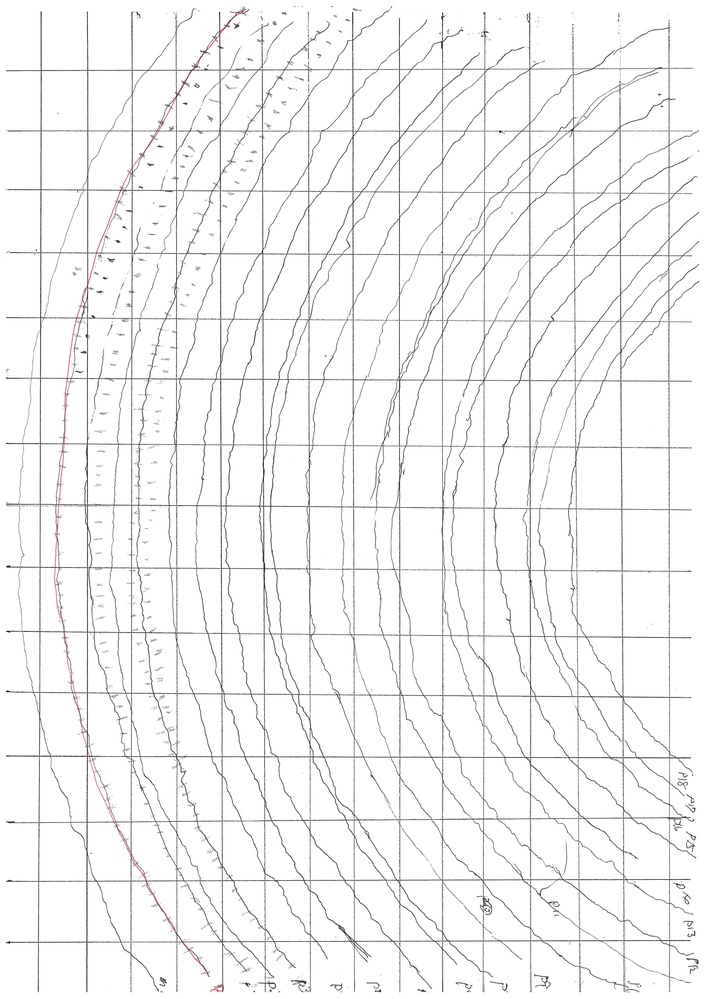
#> input picture assets/arm_tracking_raw.jpg, 706 x 999 px, shrunk from 2482 x 3510 before the run
$ python overlap.py arm_tracking_raw.jpg __overlap_flip_try_fuji04.jpg
#> lines starting #> are read from the running program, lines starting #| are printed output that depends on the picture
import sys
import cv2 as cv


def main():
    tracking_path = sys.argv[1]
    fuji_path = sys.argv[2]
    #img_arm_tracking = cv.imread("arm_tracker/arm_tracking.jpg", 0)
    img_arm_tracking = cv.imread(tracking_path, 0)
#> img_arm_tracking: shape (999, 706); min 1, max 255, mean 244.4
    ret, mask = cv.threshold(img_arm_tracking, 0, 255, cv.THRESH_OTSU)
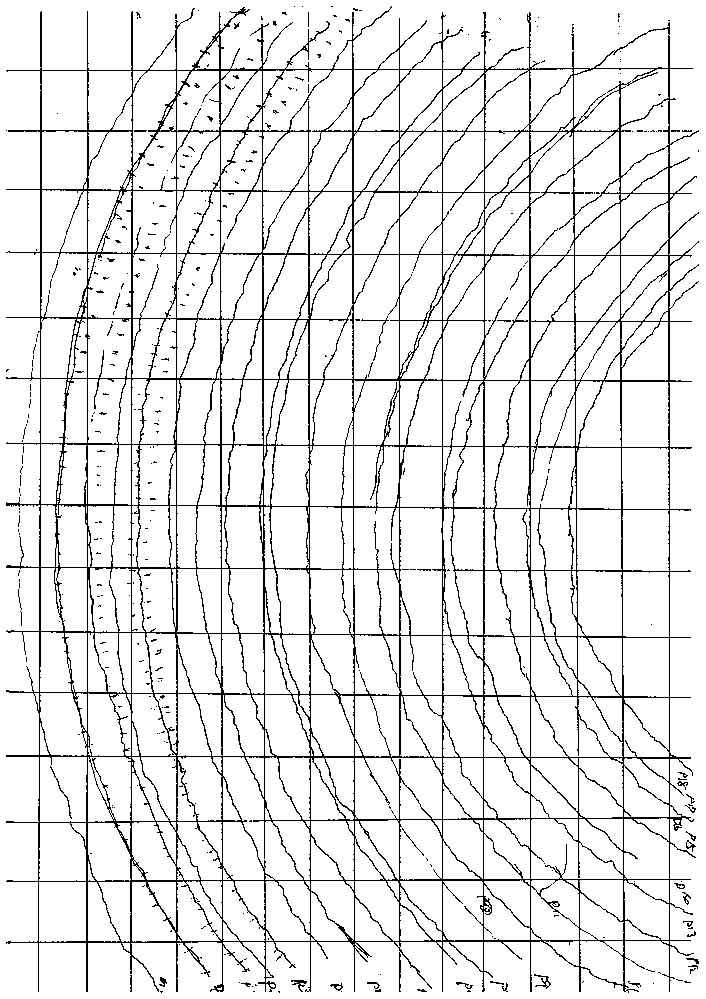
#> mask: shape (999, 706); 91.1% white; black in thin lines or dots
#> ret = 204
    #mask_inv = cv.bitwise_not(mask)
    #cv.imwrite("mask.jpg", mask)

    img_fuji = cv.imread(fuji_path)
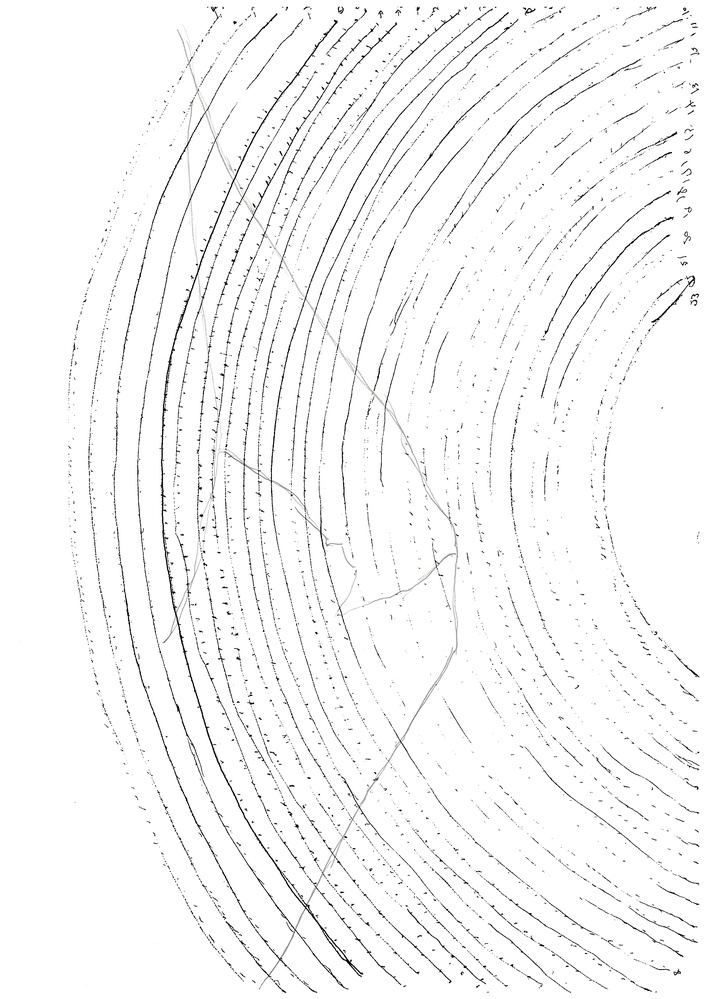
#> input picture assets/__overlap_flip_try_fuji04.jpg, 706 x 999 px, shrunk from 2482 x 3510 before the run
#> img_fuji is the input picture: shape (999, 706, 3); mean B, G, R 247.3, 247.3, 247.3
    overlap = cv.bitwise_and(img_fuji, img_fuji, mask=mask)
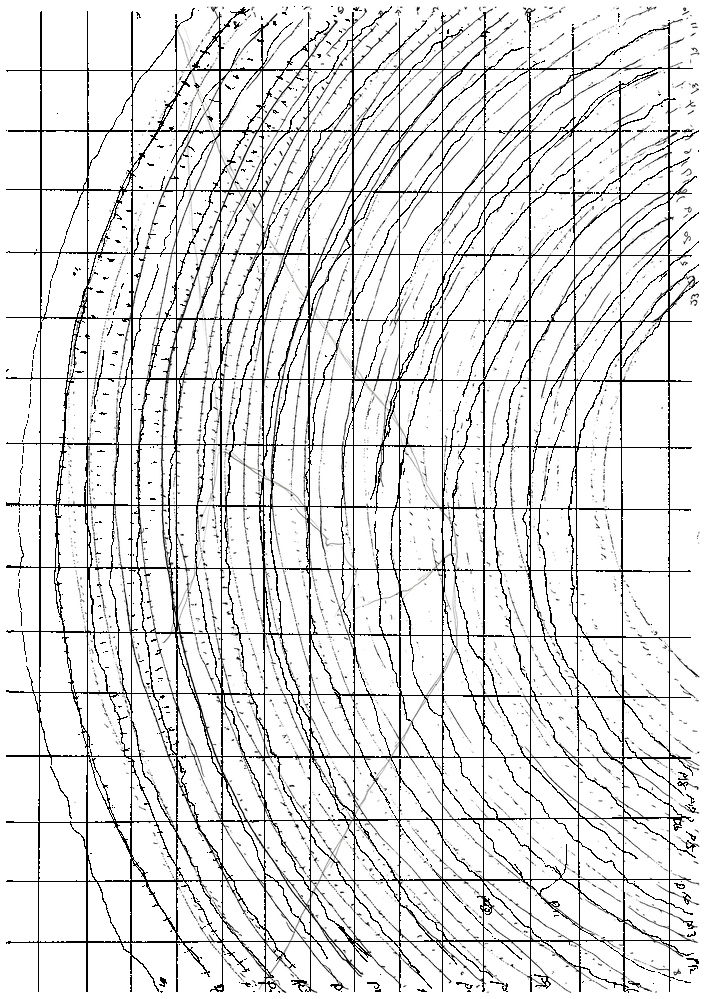
#> overlap: shape (999, 706, 3); mean B, G, R 225.4, 225.4, 225.4
    #overlap_bg_src = cv.cvtColor(overlap, cv.COLOR_BGR2RGB)
    #blend = cv.addWeighted(img_fuji, 0.5, img_arm_tracking, 0.5, 0)
    # blendsrc = cv.cvtColor(blend, cv.COLOR_BGR2RGB)
    overlap_flip_lr = cv.flip(overlap, 1)
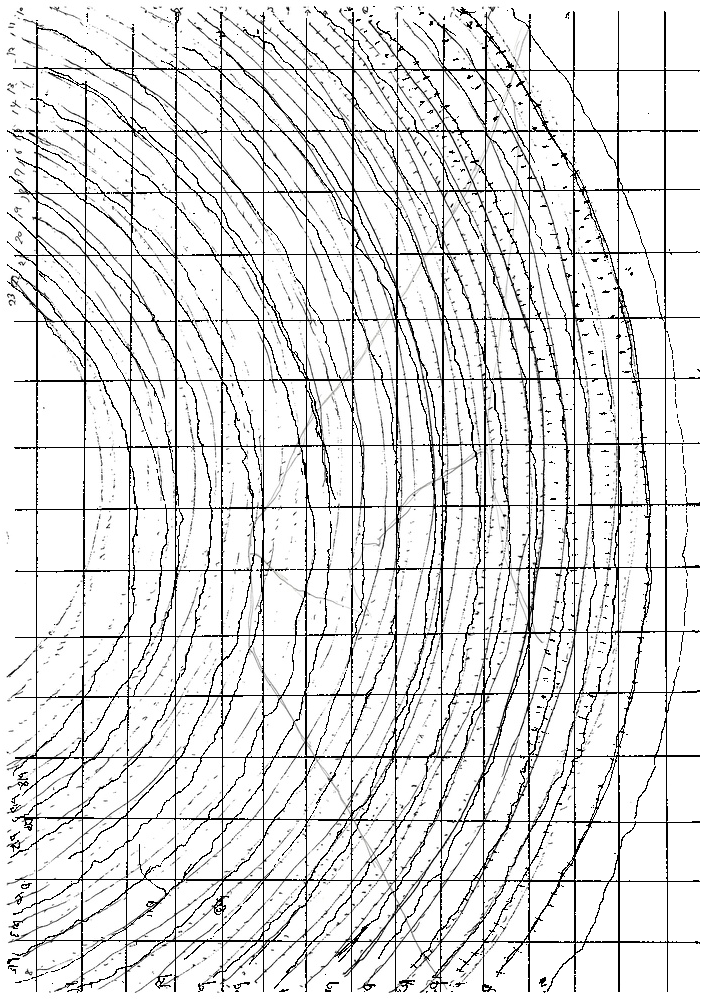
#> overlap_flip_lr: shape (999, 706, 3); mean B, G, R 225.4, 225.4, 225.4
    cv.imwrite('overlap_flip.jpg', overlap_flip_lr)
    cv.imwrite("overlap.jpg", overlap)


if __name__ == "__main__":
    main()
